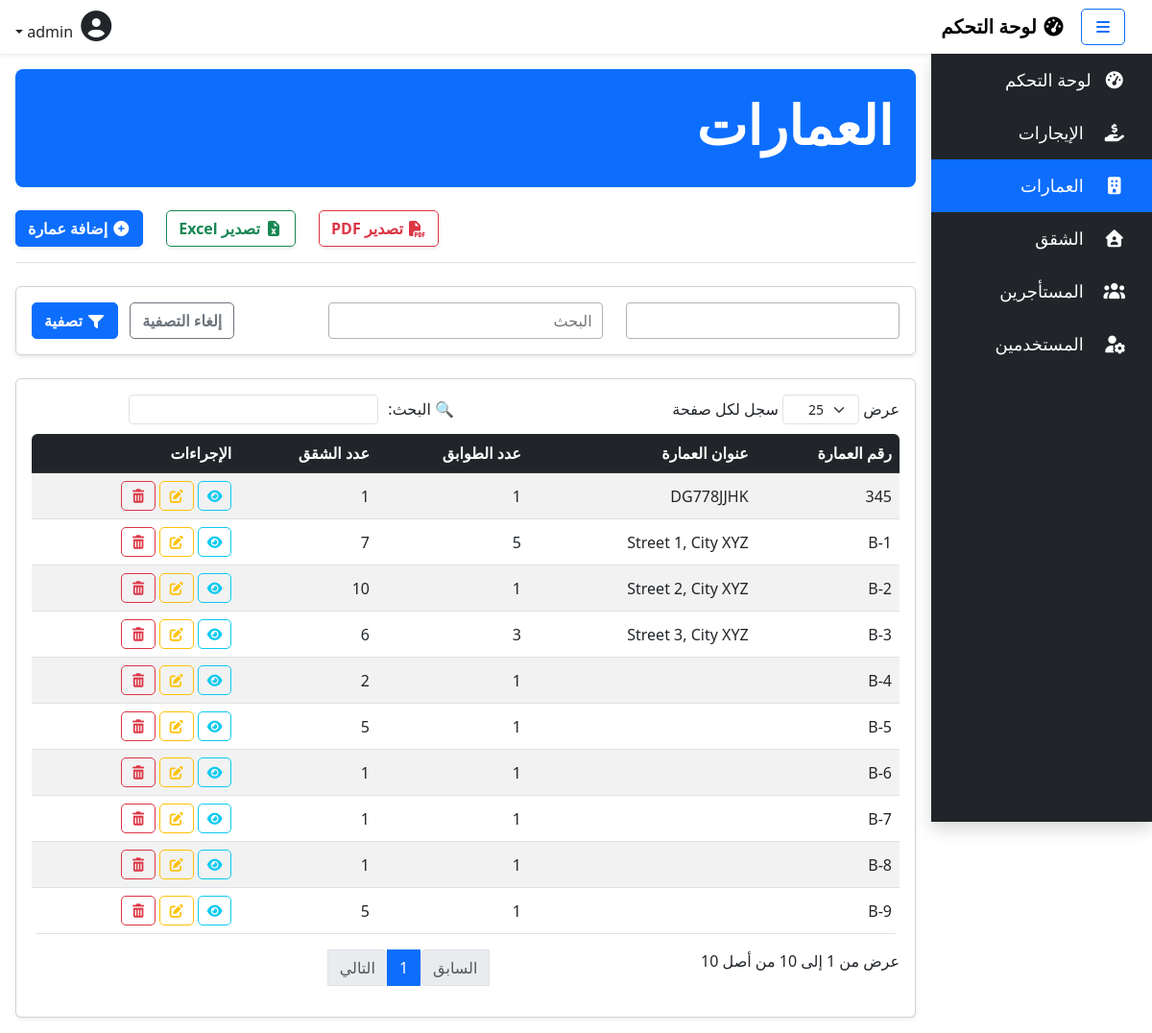
Screenshot of /buildings/ (signed in) with the database file from the repository.
### rentals/models.py (models this page shows, shortened)
class Building(models.Model):
    building_number = models.CharField(max_length=3, unique=True, verbose_name="رقم العمارة")
    address = models.CharField(max_length=255, blank=True, verbose_name="عنوان العمارة")
    number_of_floors = models.IntegerField(verbose_name="عدد الطوابق", default=1)
    number_of_apartments = models.IntegerField(verbose_name="عدد الشقق", default=0)
    class Meta:
        verbose_name = "العمارة"
        verbose_name_plural = "العمارات"

### rentals/views.py (the view)
# urls.py: path('buildings/', views.BuildingListView.as_view(), name='building_list'),
class BuildingListView(PermissionRequiredMixin, ExportMixin, ListView):
    model = Building
    template_name = 'buildings/list.html'
    context_object_name = 'buildings'
    permission_required = 'rentals.view_building'
    def get_queryset(self):
        queryset = super().get_queryset()
        building_filter = self.request.GET.get('building_number')
        search_filter = self.request.GET.get('search')
        if building_filter:
            queryset = queryset.filter(building_number=building_filter)
        if search_filter:
            queryset = queryset.filter(
                Q(address__icontains=search_filter)
            )
        return queryset
    def get_context_data(self, **kwargs):
        context = super().get_context_data(**kwargs)
        context['filter_form'] = BuildingFilterForm(self.request.GET)
        return context

### rentals/forms.py
class BuildingFilterForm(forms.Form):
    building_number = forms.ChoiceField(
        required=False,
        widget=Select2Widget(attrs={"class": "select2", 'data-placeholder': 'اختر العمارة'}),
        label="العمارة"
    )
    search = forms.CharField(
        required=False,
        widget=forms.TextInput(attrs={'type': 'text', 'placeholder': 'البحث'}),
        label="البحث"
    )
    def __init__(self, *args, **kwargs):
        super().__init__(*args, **kwargs)
        buildings = Building.objects.values_list('building_number', flat=True).distinct()
        self.fields['building_number'].choices = [(b, b) for b in buildings]

### rentals/views.py (called while the page is built, shortened)
    def get(self, request, *args, **kwargs):
        return super().get(request, *args, **kwargs)

### rentals/templates/buildings/list.html (shortened to what this page needs)
{% extends 'base.html' %}
{% block content %}
<div class="container my-3">
    <div class="row mb-4">
        <div class="col-12">
            <div class="bg-primary text-white p-4 rounded-3">
                <h1 class="display-4 fw-bold">العمارات</h1>
            </div>
        </div>
    </div>
    <div class="d-flex flex-wrap gap-4 justify-content-end align-items-center border-bottom pb-3 mb-4">
        <a href="?export=1&format=pdf{% for key, value in request.GET.items %}{% if key != 'export' %}&{{ key }}={{ value }}{% endif %}{% endfor %}"
           class="btn btn-outline-danger shadow-sm">
            <i class="fas fa-file-pdf"></i> تصدير PDF
        </a>
        <a href="?export=1{% for key, value in request.GET.items %}{% if key != 'export' %}&{{ key }}={{ value }}{% endif %}{% endfor %}"
           class="btn btn-outline-success shadow-sm">
            <i class="fas fa-file-excel"></i> تصدير Excel
        </a>
        <a href="{% url 'building_create' %}" class="btn btn-primary shadow-sm">
            <i class="fas fa-plus-circle"></i> إضافة عمارة
        </a>
    </div>
    <form method="get" class="mb-4 filter-form">
        <div class="row g-4">
            <div class="col-md-4">{{ filter_form.building_number }}</div>
            <div class="col-md-4">{{ filter_form.search }}</div>
            <div class="col-md-4 text-start">
                <a href="{% url 'building_list' %}" class="btn btn-outline-secondary mx-2">إلغاء التصفية</a>
                <button type="submit" class="btn btn-primary"><i class="fas fa-filter"></i> تصفية</button>
            </div>
        </div>
    </form>
    <div class="row">
        <div class="col-12">
            <div class="card shadow-sm" style="overflow-x: auto; max-width: 100%;">
                <div class="card-body">
                    <table id="buildingsTable" class="table table-responsive table-striped table-hover">
                        <thead class="table-dark">
                            <tr>
                                <th>رقم العمارة</th>
                                <th>عنوان العمارة</th>
                                <th>عدد الطوابق</th>
                                <th>عدد الشقق</th>
                                <th>الإجراءات</th>
                            </tr>
                        </thead>
                        <tbody>
                            {% for building in buildings %}
                            <tr>
                                <td>{{ building.building_number }}</td>
                                <td>{{ building.address }}</td>
                                <td>{{ building.number_of_floors }}</td>
                                <td>{{ building.number_of_apartments }}</td>
                                <td>
                                    <a href="{% url 'building_detail' building.pk %}" class="btn btn-outline-info btn-sm">
                                        <i class="fas fa-eye"></i>
                                    </a>
                                    <a href="{% url 'building_update' building.pk %}" class="btn btn-outline-warning btn-sm">
                                        <i class="fas fa-edit"></i>
                                    </a>
                                    <a href="{% url 'building_delete' building.pk %}" class="btn btn-outline-danger btn-sm">
                                        <i class="fas fa-trash-alt"></i>
                                    </a>
                                </td>
                            </tr>
                            {% endfor %}
                        </tbody>
                    </table>
                </div>
            </div>
        </div>
    </div>
</div>
{% endblock %}
{% block scripts %}
<link href="https://cdn.jsdelivr.net/npm/select2@4.0.13/dist/css/select2.min.css" rel="stylesheet" />
{% endblock %}

### static/css/styles.css (style rules this page uses)
.btn i { transition: color 0.3s ease-in-out; }
.table th, .table td { vertical-align: middle; }
input, optgroup, select, textarea { width: 50%; min-width: 260px; }
.btn { border-radius: 5px; font-weight: bold; transition: background-color 0.3s ease; }
form input, form select, form textarea { border-radius: 8px; border: 1px solid #b1b3b4; padding: 10px; }
.filter-form { border: 1px solid rgba(0, 0, 0, 0.175); padding: 1rem; border-radius: 0.375rem; box-shadow: 0 2px 4px rgba(0, 0, 0, 0.1); }
.filter-form input, .filter-form select { border-radius: 4px; padding: 6px 10px; width: 100%; }
.table-responsive { border-radius: 0.375rem; overflow: hidden; }

### rows the page displays
Building: building_number "B-1", address "Street 1, City XYZ", number_of_floors "5", number_of_apartments "7"
Building: building_number "B-2", address "Street 2, City XYZ", number_of_floors "1", number_of_apartments "10"
Building: building_number "B-3", address "Street 3, City XYZ", number_of_floors "3", number_of_apartments "6"
Building: building_number "345", address "DG778JJHK", number_of_floors "1", number_of_apartments "1"
Building: building_number "B-4", number_of_floors "1", number_of_apartments "2"
Building: building_number "B-6", number_of_floors "1", number_of_apartments "1"
Building: building_number "B-7", number_of_floors "1", number_of_apartments "1"
Building: building_number "B-8", number_of_floors "1", number_of_apartments "1"
Building: building_number "B-5", number_of_floors "1", number_of_apartments "5"
Building: building_number "B-9", number_of_floors "1", number_of_apartments "5"
